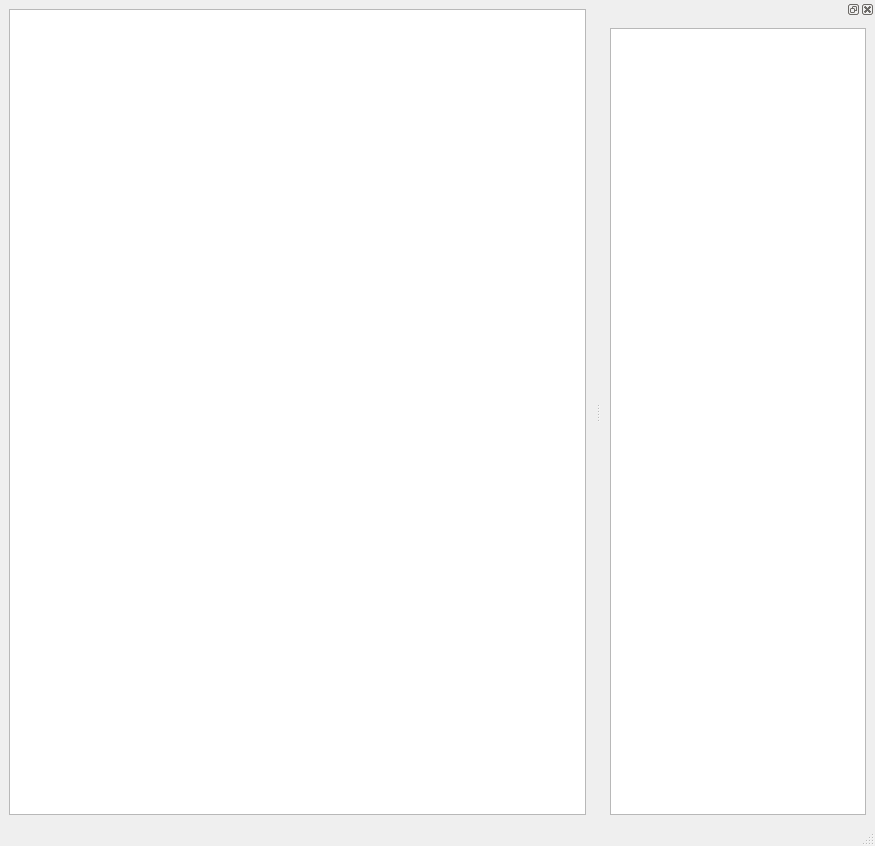
<?xml version="1.0" encoding="UTF-8"?>
<ui version="4.0">
 <class>MainWindow</class>
 <widget class="QMainWindow" name="MainWindow">
  <property name="geometry">
   <rect>
    <x>0</x>
    <y>0</y>
    <width>875</width>
    <height>846</height>
   </rect>
  </property>
  <property name="windowTitle">
   <string>MainWindow</string>
  </property>
  <widget class="QWidget" name="centralwidget">
   <layout class="QGridLayout" name="gridLayout_5">
    <item row="0" column="0">
     <widget class="QTextEdit" name="textEdit"/>
    </item>
   </layout>
  </widget>
  <widget class="QMenuBar" name="menubar">
   <property name="geometry">
    <rect>
     <x>0</x>
     <y>0</y>
     <width>875</width>
     <height>26</height>
    </rect>
   </property>
  </widget>
  <widget class="QStatusBar" name="statusbar"/>
  <widget class="QDockWidget" name="dockWidget">
   <attribute name="dockWidgetArea">
    <number>2</number>
   </attribute>
   <widget class="QWidget" name="controlDockWidget">
    <layout class="QGridLayout" name="gridLayout">
     <item row="0" column="0">
      <widget class="QTextEdit" name="textEdit_2">
       <property name="sizePolicy">
        <sizepolicy hsizetype="Expanding" vsizetype="Expanding">
         <horstretch>0</horstretch>
         <verstretch>1</verstretch>
        </sizepolicy>
       </property>
      </widget>
     </item>
    </layout>
   </widget>
  </widget>
 </widget>
 <resources/>
 <connections/>
</ui>
